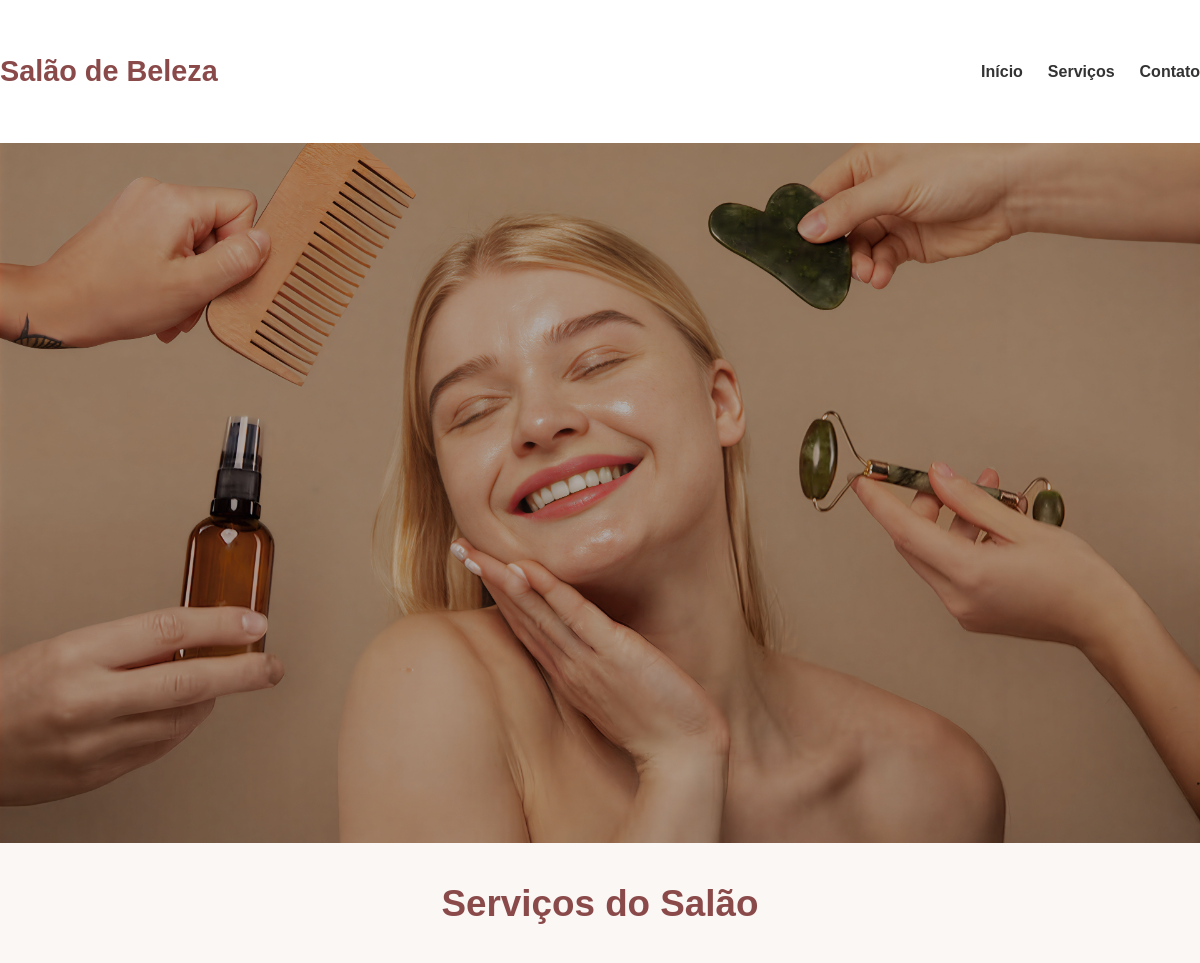
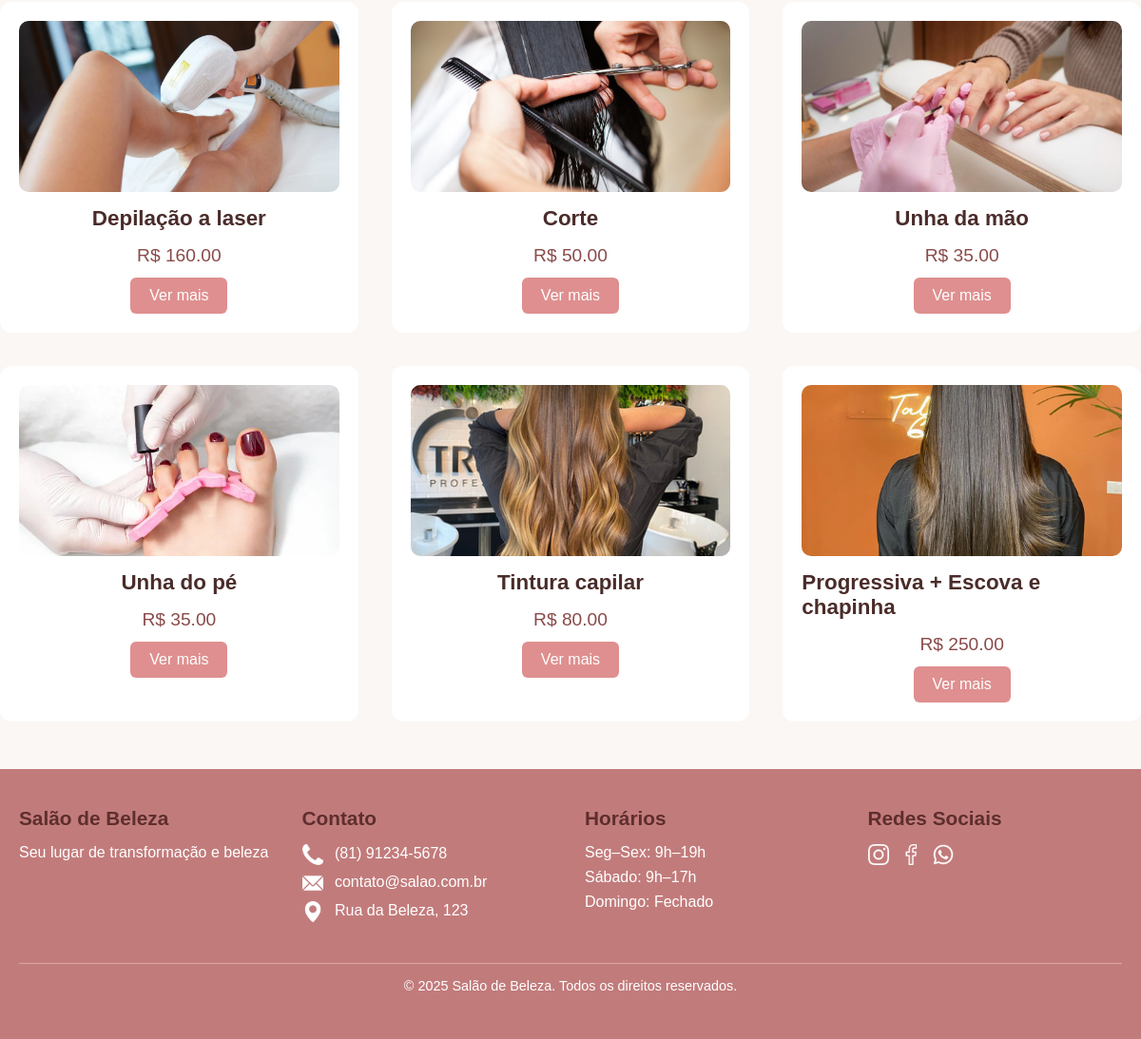
The page / on the database its author committed (2 pictures, top to bottom).
### core/models.py (models this page shows, shortened)
class Produto(models.Model):
    nome = models.CharField(max_length=100)
    descricao = models.TextField()
    imagem = models.ImageField(upload_to='produtos/')
    preco = models.DecimalField(max_digits=8, decimal_places=2, null=True, blank=True)

### core/views.py (the view)
# urls.py: 2. Add a URL to urlpatterns:  path('', views.home, name='home')
def home(request):
    produtos = Produto.objects.all()
    return render(request, "home.html", {"produtos": produtos})

### core/templates/home.html (shortened to what this page needs)
{% load static %}
<!DOCTYPE html>
<html lang="pt-br">
<head>
    <link rel="stylesheet" href="{% static 'core/home.css' %}">
</head>
<body>
    <header class="header">
        <div class="container">
            <div class="logo">
                <h1>Salão de Beleza</h1>
            </div>
            <nav class="nav">
                <ul>
                    <li><a href="#home">Início</a></li>
                    <li><a href="#servicos">Serviços</a></li>
                    <li><a href="#contato">Contato</a></li>
                </ul>
            </nav>
        </div>
    </header>
    <section id="home" class="hero img">
            <img src="{% static 'img/mulhersalao.jpg' %}" alt="">
    </section>
<section id="servicos" class="servicos-section">
    <h1 class="titulo-servicos">Serviços do Salão</h1>
  <div class="servicos-grid">
    {% for p in produtos %}
    <div class="servico-card">
        <img src="{{ p.imagem.url }}" alt="{{ p.nome }}">
        <h3>{{ p.nome }}</h3>
        <p class="preco">R$ {{ p.preco }}</p>
        <a href="{% url 'produto' p.id %}" class="btn-vermais">Ver mais</a>
    </div>
    {% endfor %}
</div>
</section>
    <footer class="footer" id="contato">
        <div class="footer-grid">
            <div>
                <h4>Salão de Beleza</h4>
                <p>Seu lugar de transformação e beleza</p>
            </div>
            <div>
                <h4>Contato</h4>
                <p>
                    <img src="{% static 'img/telefone.png' %}" class="icon-img" alt="Telefone">
                    (81) 91234-5678
                </p>
                <p>
                    <img src="{% static 'img/email.png' %}" class="icon-img" alt="E-mail">
                    contato@salao.com.br
                </p>
                <p>
                    <img src="{% static 'img/localizacao.png' %}" class="icon-img" alt="Endereço">
                    Rua da Beleza, 123
                </p>
            </div>
            <div>
                <h4>Horários</h4>
                <p>Seg–Sex: 9h–19h</p>
                <p>Sábado: 9h–17h</p>
                <p>Domingo: Fechado</p>
            </div>
            <div>
                <h4>Redes Sociais</h4>
                <a href="#" class="social-icon">
                    <img src="{% static 'img/instagram.png' %}" class="icon-img" alt="Instagram">
                </a>
                <a href="#" class="social-icon">
                    <img src="{% static 'img/facebook.png' %}" class="icon-img" alt="Facebook">
                </a>
                <a href="#" class="social-icon">
                    <img src="{% static 'img/whatsapp.png' %}" class="icon-img" alt="WhatsApp">
                </a>
            </div>
        </div>
        <p class="footer-bottom">
            &copy; 2025 Salão de Beleza. Todos os direitos reservados.
        </p>
    </footer>
</body>
</html>

### core/static/core/home.css (style rules this page uses)
* { margin: 0; padding: 0; box-sizing: border-box; font-family: Arial, Helvetica, sans-serif; }
body { background-color: #faf7f5; color: #333; }
.header { background: #ffffff; box-shadow: 0px 3px 10px rgba(0,0,0,0.1); padding: 15px 0; }
.header .container { max-width: 1200px; margin: auto; display: flex; justify-content: space-between; align-items: center; }
.logo h1 { font-size: 1.8rem; color: #8a4a4a; }
.nav ul { display: flex; gap: 25px; list-style: none; }
.nav ul li a { text-decoration: none; font-weight: bold; font-size: 1rem; color: #333; transition: 0.2s; }
.hero { position: relative; width: 100%; height: 700px; overflow: hidden; }
.hero img { width: 100%; height: 100%; object-fit: cover; filter: brightness(70%); }
h1 { text-align: center; margin-top: 40px; margin-bottom: 40px; color: #8a4a4a; font-size: 2.3rem; }
.servicos-grid { display: grid; grid-template-columns: repeat(3, 1fr); gap: 35px; max-width: 1200px; margin: 0 auto; }
.servico-card { background: #fff; padding: 20px; border-radius: 12px; transition: 0.3s ease-in-out; display: flex; flex-direction: column; align-items: center; }
.servico-card img { width: 100%; height: 180px; object-fit: cover; border-radius: 10px; }
.servico-card h3 { margin: 15px 0; font-size: 1.4rem; color: #4a2c2a; }
.preco { font-size: 1.2rem; color: #8a4a4a; margin-bottom: 12px; }
.btn-vermais { display: inline-block; padding: 10px 20px; background-color: #df8f8f; color: white; border-radius: 6px; text-decoration: none; }
.footer { background: #c27b7b; color: #fff; padding: 40px 20px; margin-top: 50px; }
.footer h4 { color: #5e2e2e; font-size: 1.3rem; margin-bottom: 15px; }
.footer-grid { max-width: 1200px; margin: auto; display: grid; grid-template-columns: repeat(4, 1fr); gap: 30px; }
.footer p { margin-bottom: 8px; }
.footer a { text-decoration: none !important; }
.footer .icon-img { width: 22px; height: 22px; margin-right: 8px; vertical-align: middle; filter: brightness(0) invert(1); }
.social-icon img { width: 32px; margin-right: 10px; filter: brightness(0) invert(1); }
.footer-bottom { margin-top: 35px; text-align: center; border-top: 1px solid #ffffff55; padding-top: 15px; font-size: 0.9rem; }

### rows shown on the page
Produto: imagem (picture), nome "Depilação a laser", preco "160.00"
Produto: imagem (picture), nome "Corte", preco "50.00"
Produto: imagem (picture), nome "Unha da mão", preco "35.00"
Produto: imagem (picture), nome "Unha do pé", preco "35.00"
Produto: imagem (picture), nome "Tintura capilar", preco "80.00"
Produto: imagem (picture), nome "Progressiva + Escova e chapinha", preco "250.00"
